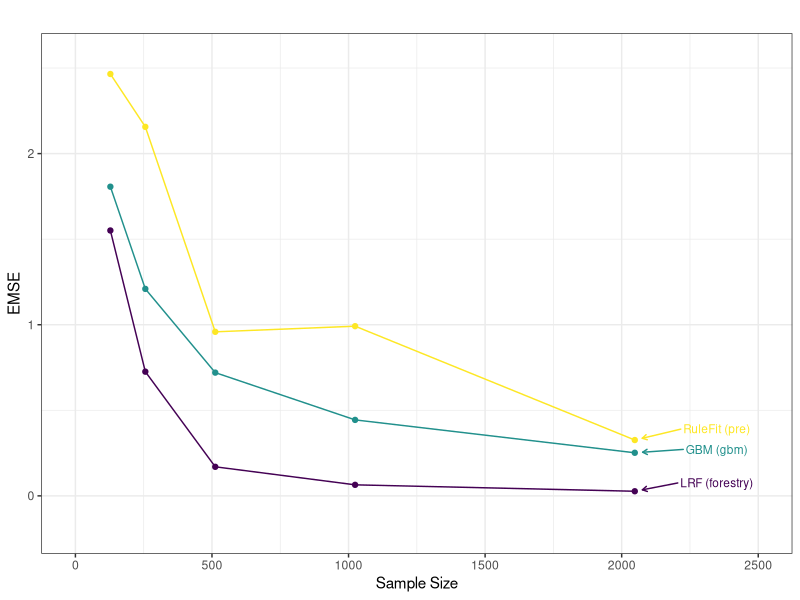
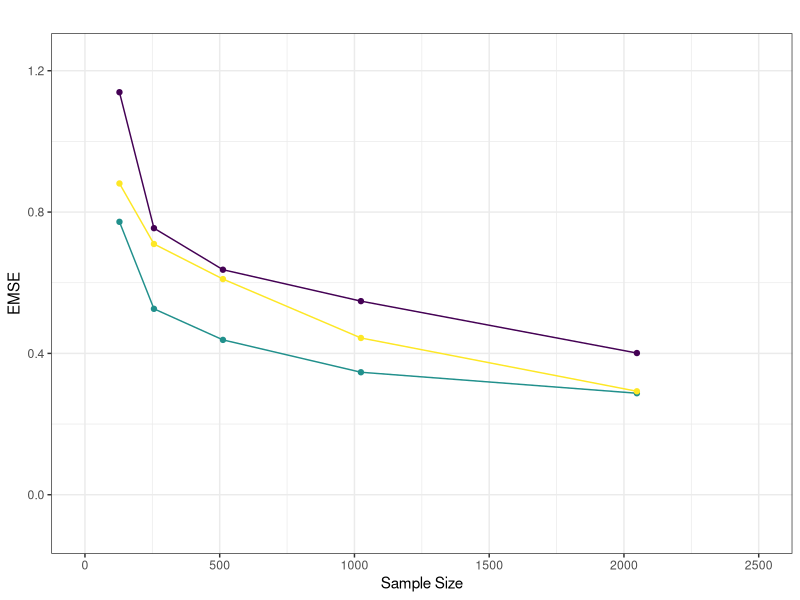
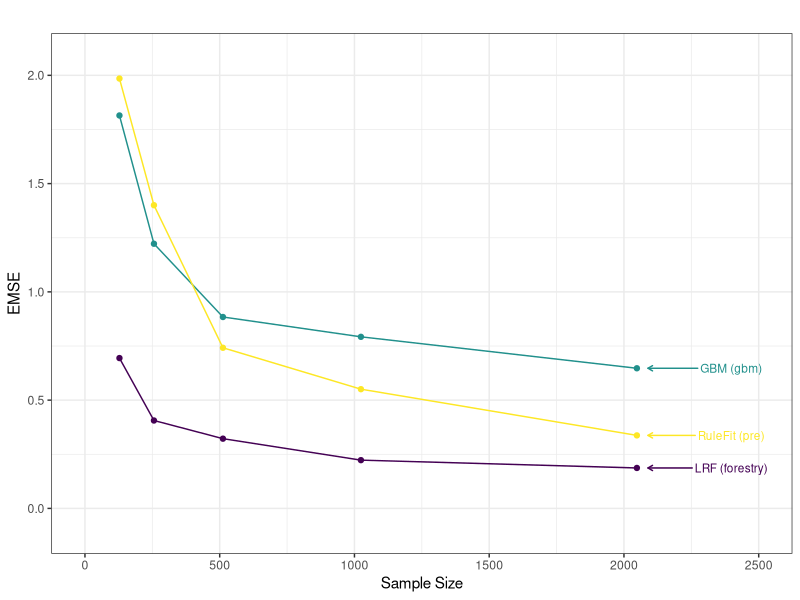

These charts were generated, in order, by the following R code:
library(tidyverse)
library(reshape)
library(MASS)
library(ggplot2)
library(dplyr)
library(reshape)
library(viridis)

X <- read.csv("code/3-run_all_cluster_resultsEMSE.csv", stringsAsFactors = FALSE)
X <- X[1:15,-1]
X$n <- as.numeric(gsub(pattern = "([^0123456789])", replacement = "", X$Dataset))
X$Dataset <- gsub(pattern = "([-0123456789])", replacement = "", X$Dataset)
X <- melt(data = X, id.vars = c("Dataset", "n"))
X$dsname <- NA
X$dsname[X$Dataset == "artificialLM"] <- "Experiment_1"
X$dsname[X$Dataset == "simulatedStepFunction"] <- "Experiment_2"
X$dsname[X$Dataset == "simulatedStepLinearFunction"] <- "Experiment_3"
X$variable <- plyr::revalue(X$variable, c("caretRidgeRF_nonstrict" = "LRF (forestry)",
                                          "pre" = "RuleFit (pre)",
                                          "gbm" = "GBM (gbm)"))


# X %>% filter(!is.na(value)) %>%
#   # filter(variable %in% c("ranger", "glmnet", "local_RF")) %>%
#   ggplot(aes(x = n, y = value, color = variable))  +
#   geom_line() +
#   facet_wrap(.~Dataset, scales = "free_y") +
#   #geom_text(aes(label = variable)) +
#   theme_bw() +
#   ylim(0, 2.5) +
#   theme(legend.position = "none")

library(ggrepel)

colors <-c( "#440154FF", "#21908CFF", "#FDE725FF")

# Plot experiment 1
for (expnm in c("Experiment_1")) {
  X %>%
    filter(!is.na(value) & dsname == expnm & variable %in% c("LRF (forestry)","RuleFit (pre)","GBM (gbm)")) %>%
    dplyr::select(c(4)) %>%
    max() -> max

  X %>%
    filter(!is.na(value) & dsname == expnm & variable %in% c("LRF (forestry)","RuleFit (pre)","GBM (gbm)")) %>%
    dplyr::select(-Dataset, -dsname) %>%
    filter(n == 2048) -> end_values

  X %>% filter(!is.na(value) & dsname == expnm & variable %in% c("LRF (forestry)","RuleFit (pre)","GBM (gbm)")) %>%
    ggplot(aes(x = n, y = value, color = variable))  +
    geom_line() +
    #geom_text(aes(label = variable)) +
    theme_bw() +
    xlim(0, 2500) +
    ylim(-.2, max + .1)+
    theme(legend.position = "none") +
    geom_text_repel(
      aes(label = variable),
      data = end_values, color = colors,
      size = 3, force = 6,arrow = arrow(length = unit(0.01, "npc")),
      direction = "both", nudge_x = 300, nudge_y = .05, point.padding = .6
    )+
    # ggtitle(label = expnm) +
    ggtitle(label = "") +
    xlab("Sample Size") +
    ylab("EMSE") +
    geom_point() +
    scale_color_viridis_d()

  ggsave(file = paste0("figures/add_varyn_", expnm, ".pdf"), height = 3.3, width = 6)
  #ggsave(file = paste0("~/Dropbox/RidgeForestry_paper/figures/2-VaryNSim/varyn_",
  #                     expnm, ".pdf"), height = 3.3, width = 6)

}


# Plot experiment 2
for (expnm in c("Experiment_2")) {
  X %>%
    filter(!is.na(value) & dsname == expnm & variable %in% c("LRF (forestry)","RuleFit (pre)","GBM (gbm)")) %>%
    dplyr::select(c(4)) %>%
    max() -> max

  X %>%
    filter(!is.na(value) & dsname == expnm & variable %in% c("LRF (forestry)","RuleFit (pre)","GBM (gbm)")) %>%
    dplyr::select(-Dataset, -dsname) %>%
    filter(n == 2048) -> end_values

  X %>% filter(!is.na(value) & dsname == expnm & variable %in% c("LRF (forestry)","RuleFit (pre)","GBM (gbm)")) %>%
    ggplot(aes(x = n, y = value, color = variable))  +
    geom_line() +
    #geom_text(aes(label = variable)) +
    theme_bw() +
    xlim(0, 2500) +
    ylim(-.1, max + .1)+
    theme(legend.position = "none") +
    geom_text_repel(
      aes(label = variable),
      data = end_values, color = colors,
      size = 3, force = 5,arrow = arrow(length = unit(0.01, "npc")),
      direction = "both", nudge_x = 470, nudge_y = 0.03, point.padding = 1.2
    )+
    # ggtitle(label = expnm) +
    ggtitle(label = "") +
    xlab("Sample Size") +
    ylab("EMSE") +
    geom_point() +
    scale_color_viridis_d()

  ggsave(file = paste0("figures/add_varyn_", expnm, ".pdf"), height = 3.3, width = 6)
  #ggsave(file = paste0("~/Dropbox/RidgeForestry_paper/figures/2-VaryNSim/varyn_",
  #                     expnm, ".pdf"), height = 3.3, width = 6)

}


# Plot experiment 3
for (expnm in c("Experiment_3")) {
  X %>%
    filter(!is.na(value) & dsname == expnm & variable %in% c("LRF (forestry)","RuleFit (pre)","GBM (gbm)")) %>%
    dplyr::select(c(4)) %>%
    max() -> max

  X %>%
    filter(!is.na(value) & dsname == expnm & variable %in% c("LRF (forestry)","RuleFit (pre)","GBM (gbm)")) %>%
    dplyr::select(-Dataset, -dsname) %>%
    filter(n == 2048) -> end_values

  X %>% filter(!is.na(value) & dsname == expnm & variable %in% c("LRF (forestry)","RuleFit (pre)","GBM (gbm)")) %>%
    ggplot(aes(x = n, y = value, color = variable))  +
    geom_line() +
    #geom_text(aes(label = variable)) +
    theme_bw() +
    xlim(0, 2500) +
    ylim(-.1, max + .1)+
    theme(legend.position = "none") +
    geom_text_repel(
      aes(label = variable),
      data = end_values, color = colors,
      size = 3, force = 3,arrow = arrow(length = unit(0.01, "npc")),
      direction = "both", nudge_x = 350, nudge_y = 0, point.padding = .92
    )+
    # ggtitle(label = expnm) +
    ggtitle(label = "") +
    xlab("Sample Size") +
    ylab("EMSE") +
    geom_point() +
    scale_color_viridis_d()

  ggsave(file = paste0("figures/add_varyn_", expnm, ".pdf"), height = 3.3, width = 6)
  #ggsave(file = paste0("~/Dropbox/RidgeForestry_paper/figures/2-VaryNSim/varyn_",
  #                     expnm, ".pdf"), height = 3.3, width = 6)

}
